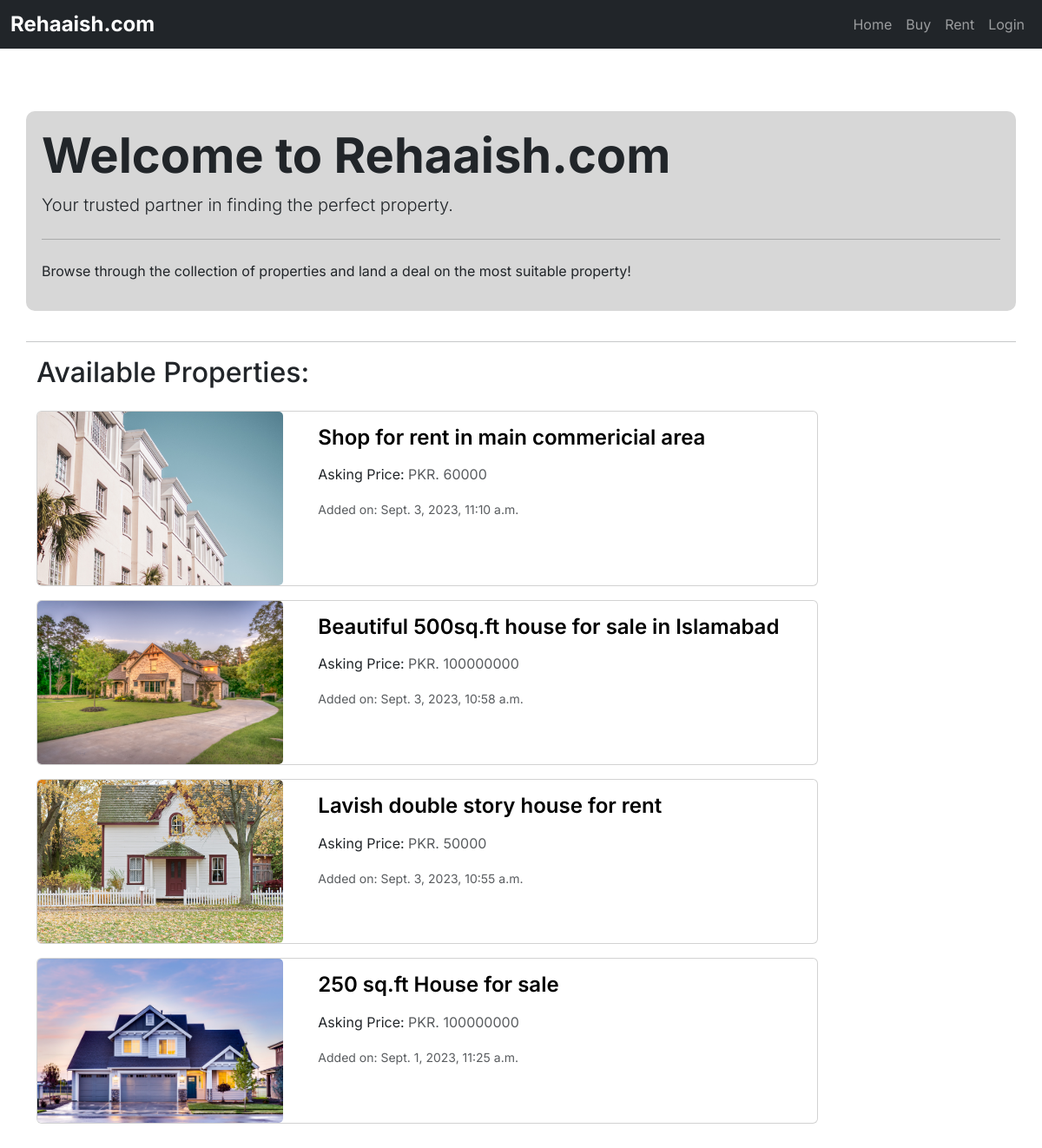
The app's page /, older data.
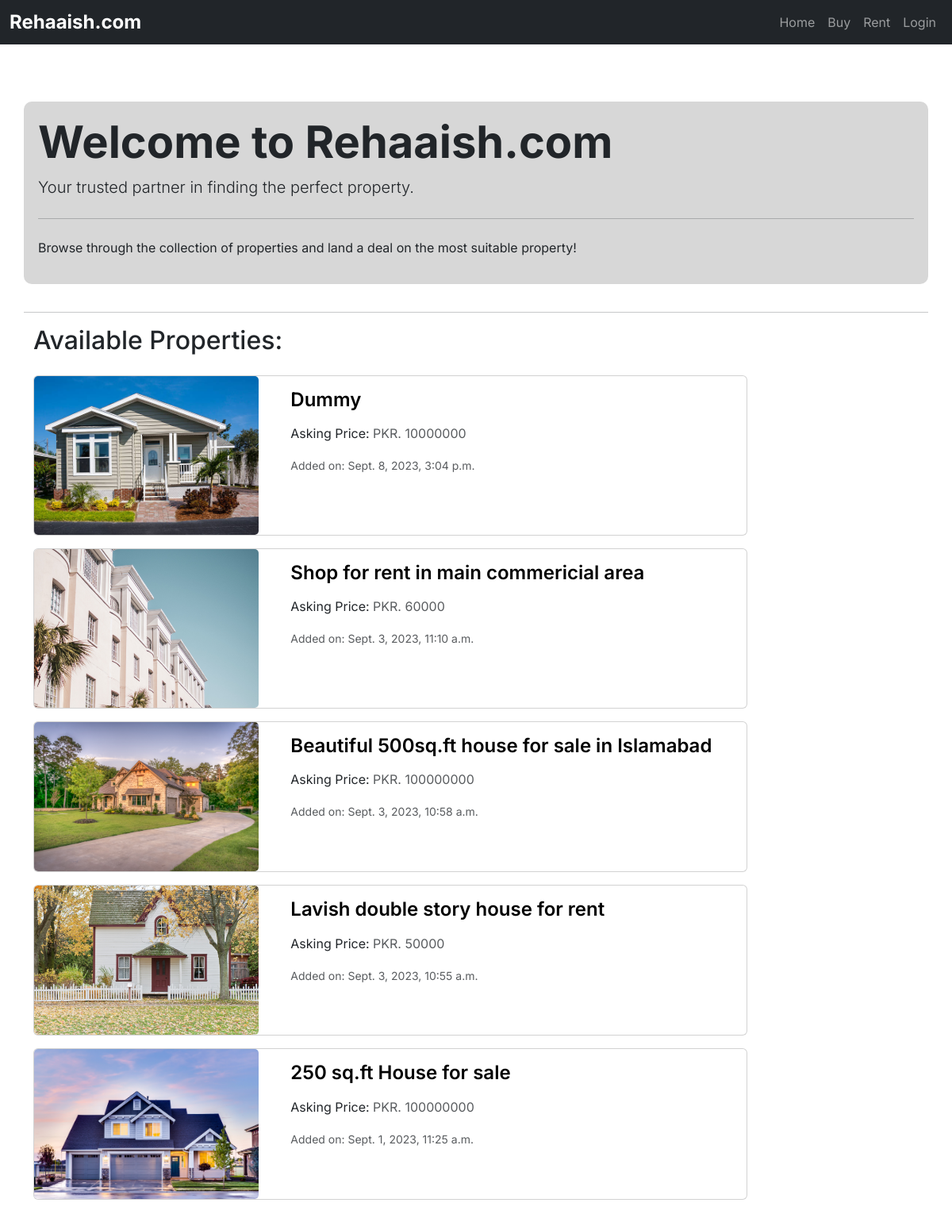
The same page, newer data.
### market/models.py (models this page shows, shortened)
class Property(models.Model):
    UNIT_CHOICES = [
        ("Square feet", "sq.ft"),
        ("Square meters", "sq.m"),
        ("Marla", "marla"),
        ("Kanal", "kanal"),
    ]
    SALE_CHOICES = [
        ("Sell", "Sell"),
        ("Rent", "Rent"),
    ]
    PROVINCE_CHOICES = [
        ("Sindh", "Sindh"),
        ("Punjab", "Punjab"),
        ("Balochistan", "Balochistan"),
        ("KPK", "KPK"),
    ]
    title = models.CharField(max_length=300, blank=True, null=True)
    owner = models.ForeignKey(
        settings.AUTH_USER_MODEL, on_delete=models.CASCADE, blank=True, null=True)
    type = models.ForeignKey(
        PropertyType, on_delete=models.CASCADE, related_name="property", blank=True, null=True)
    sale_type = models.CharField(
        max_length=10, choices=SALE_CHOICES, blank=True, null=True)
    address = models.CharField(max_length=500, blank=True, null=True)
    price = models.IntegerField(blank=True, null=True)
    size = models.IntegerField(blank=True, null=True)
    size_unit = models.CharField(
        choices=UNIT_CHOICES, blank=True, null=True, max_length=100)
    description = models.TextField(blank=True, null=True)
    province = models.CharField(
        choices=PROVINCE_CHOICES, max_length=40, null=True, blank=True)
    city = models.ForeignKey(
        City, on_delete=models.CASCADE, related_name="property_city", null=True, blank=True)
    area = models.ForeignKey(
        Area, on_delete=models.CASCADE, related_name="area", null=True, blank=True)
    added_at = models.DateTimeField(
        default=timezone.now, blank=True, null=True)

class PropertyImage(models.Model):
    property = models.ForeignKey(
        Property, on_delete=models.CASCADE, related_name="property_pics")
    file = models.FileField(blank=True, upload_to=property_pic_path, verbose_name="Files",
                            validators=[validate_file_size], help_text="Allowed size is 50MB", null=True)

### market/views.py (the view)
# urls.py: path('', ListingsView, name="listing"),
def ListingsView(request):
    all_listings = Property.objects.all().order_by('-added_at')
    return render(request, 'market/home.html', {'listings': all_listings})

### market/templates/market/home.html (shortened to what this page needs)
{% extends 'market/base.html' %}
{% block content %}
<section class="container mt-5">
  <div class="row">
    <div class="jumbotron" style="background-color: #d7d7d7; padding: 18px; border-radius: 10px; margin-bottom: 35px">
      <h1 class="display-4" style="font-weight: bold;">Welcome to Rehaaish.com</h1>
      <p class="lead">Your trusted partner in finding the perfect property.</p>
      <hr class="my-4">
      <p>Browse through the collection of properties and land a deal on the most suitable property!</p>
    </div>
    <hr>
    <div>
      <h2 class="mb-4">Available Properties:</h2>
      <div>
        {% for i in listings %}
            <div class="card mb-3" style="max-width: 900px;">
              <div class="row no-gutters">
                <div class="col-md-4">
                  <img src="{% if i.property_pics.first.file %}{{ i.property_pics.first.file.url }}{% else %}https://static.vecteezy.com/system/resources/previews/014/554/760/original/man-profile-negative-photo-anonymous-silhouette-human-head-businessman-worker-support-illustration-vector.jpg{% endif %}"  class="card-img img-fluid" style="object-fit: cover; height: 100%; max-height: 200px;" alt="">
                </div>
                <div class="col-md-8">
                  <div class="card-body">
                    <a href="{% url 'market:listing_data' i.id %}" class="listing-title">
                      <h4 class="card-title" >{{ i.title }}</h4>
                    </a>
                    <p class="card-text">Asking Price: <span class="text-muted">PKR. {{ i.price }}</span></p>
                    <div ><small class="text-muted">Added on: {{ i.added_at }}</small></div>
                  </div>
                </div>
              </div>
            </div>
        {% endfor %}
      </div>
    </div>
  </div>
</section>
{% endblock %}

Row changes from the older to the newer data that the page shows:
added Property: id.file (picture), title "Dummy", price "10000000", added_at "Sept. 8, 2023, 3:04 p.m."
